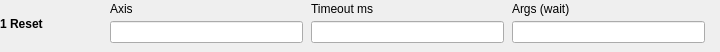
  <widget class="caFrame" name="editActionFrame1">
   <property name="geometry"><rect><x>180</x><y>578</y><width>720</width><height>52</height></rect></property>
   <property name="visibility"><enum>caFrame::Calc</enum></property>
   <property name="visibilityCalc"><string notr="true">A==1</string></property>
   <property name="channel" stdset="0"><string notr="true">$(SEQ_PFX)Edit-Action</string></property>
   <widget class="caLabel" name="editActionName1">
    <property name="geometry"><rect><x>0</x><y>2</y><width>105</width><height>43</height></rect></property>
    <property name="font"><font><bold>true</bold></font></property>
    <property name="wordWrap"><bool>true</bool></property>
    <property name="text"><string>1 Reset</string></property>
   </widget>
   <widget class="caLabel" name="editAxisLabelA1_0"><property name="geometry"><rect><x>110</x><y>0</y><width>193</width><height>18</height></rect></property><property name="text"><string>Axis</string></property></widget>
   <widget class="caTextEntry" name="editAxisA1_0"><property name="geometry"><rect><x>110</x><y>21</y><width>193</width><height>22</height></rect></property><property name="channel" stdset="0"><string notr="true">$(SEQ_PFX)Edit-Axis</string></property></widget>
   <widget class="caLabel" name="editTimeoutMsLabelA1_1"><property name="geometry"><rect><x>311</x><y>0</y><width>193</width><height>18</height></rect></property><property name="text"><string>Timeout ms</string></property></widget>
   <widget class="caTextEntry" name="editTimeoutMsA1_1"><property name="geometry"><rect><x>311</x><y>21</y><width>193</width><height>22</height></rect></property><property name="channel" stdset="0"><string notr="true">$(SEQ_PFX)Edit-TimeoutMs</string></property></widget>
   <widget class="caLabel" name="editArgsLabelA1_2"><property name="geometry"><rect><x>512</x><y>0</y><width>193</width><height>18</height></rect></property><property name="text"><string>Args (wait)</string></property></widget>
   <widget class="caTextEntry" name="editArgsA1_2"><property name="geometry"><rect><x>512</x><y>21</y><width>193</width><height>22</height></rect></property><property name="channel" stdset="0"><string notr="true">$(SEQ_PFX)Edit-Args</string></property><property name="formatType"><enum>caLineEdit::string</enum></property></widget>
  </widget>
